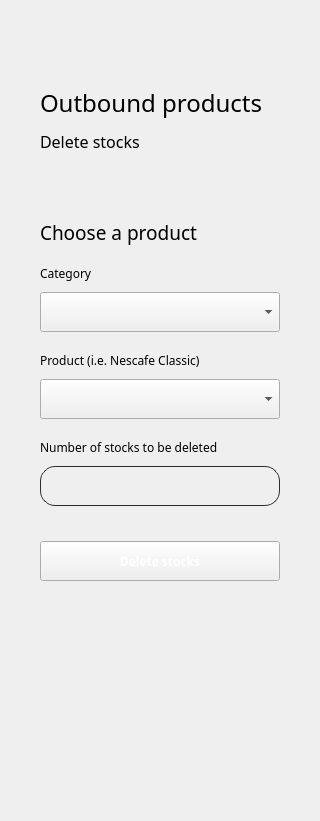
                <widget class="QWidget" name="page_3_outbound">
                 <layout class="QGridLayout" name="gridLayout_38">
                  <property name="leftMargin">
                   <number>0</number>
                  </property>
                  <property name="topMargin">
                   <number>40</number>
                  </property>
                  <property name="rightMargin">
                   <number>0</number>
                  </property>
                  <property name="bottomMargin">
                   <number>0</number>
                  </property>
                  <property name="spacing">
                   <number>0</number>
                  </property>
                  <item row="0" column="0">
                   <widget class="QWidget" name="widget_outbound" native="true">
                    <property name="minimumSize">
                     <size>
                      <width>0</width>
                      <height>0</height>
                     </size>
                    </property>
                    <layout class="QVBoxLayout" name="verticalLayout_120">
                     <property name="spacing">
                      <number>0</number>
                     </property>
                     <property name="leftMargin">
                      <number>0</number>
                     </property>
                     <property name="topMargin">
                      <number>0</number>
                     </property>
                     <property name="rightMargin">
                      <number>0</number>
                     </property>
                     <property name="bottomMargin">
                      <number>0</number>
                     </property>
                     <item alignment="Qt::AlignTop">
                      <widget class="QWidget" name="widget_outbound_header" native="true">
                       <property name="minimumSize">
                        <size>
                         <width>0</width>
                         <height>140</height>
                        </size>
                       </property>
                       <property name="maximumSize">
                        <size>
                         <width>16777215</width>
                         <height>140</height>
                        </size>
                       </property>
                       <layout class="QVBoxLayout" name="verticalLayout_121">
                        <property name="spacing">
                         <number>0</number>
                        </property>
                        <property name="leftMargin">
                         <number>40</number>
                        </property>
                        <property name="topMargin">
                         <number>40</number>
                        </property>
                        <property name="rightMargin">
                         <number>20</number>
                        </property>
                        <property name="bottomMargin">
                         <number>0</number>
                        </property>
                        <item>
                         <widget class="QLabel" name="label_39">
                          <property name="maximumSize">
                           <size>
                            <width>16777215</width>
                            <height>40</height>
                           </size>
                          </property>
                          <property name="font">
                           <font>
                            <family>Hauora ExtraBold</family>
                            <pointsize>18</pointsize>
                           </font>
                          </property>
                          <property name="text">
                           <string>Outbound products</string>
                          </property>
                         </widget>
                        </item>
                        <item>
                         <widget class="QLabel" name="label_40">
                          <property name="maximumSize">
                           <size>
                            <width>16777215</width>
                            <height>30</height>
                           </size>
                          </property>
                          <property name="font">
                           <font>
                            <family>Hauora</family>
                            <pointsize>12</pointsize>
                           </font>
                          </property>
                          <property name="text">
                           <string>Delete stocks</string>
                          </property>
                         </widget>
                        </item>
                        <item>
                         <spacer name="verticalSpacer_16">
                          <property name="orientation">
                           <enum>Qt::Vertical</enum>
                          </property>
                          <property name="sizeType">
                           <enum>QSizePolicy::Fixed</enum>
                          </property>
                          <property name="sizeHint" stdset="0">
                           <size>
                            <width>20</width>
                            <height>20</height>
                           </size>
                          </property>
                         </spacer>
                        </item>
                       </layout>
                      </widget>
                     </item>
                     <item>
                      <widget class="QStackedWidget" name="stackedWidget_outbound_selection">
                       <property name="currentIndex">
                        <number>0</number>
                       </property>
                       <widget class="QWidget" name="page_outbound">
                        <layout class="QGridLayout" name="gridLayout_36">
                         <property name="leftMargin">
                          <number>0</number>
                         </property>
                         <property name="topMargin">
                          <number>0</number>
                         </property>
                         <property name="rightMargin">
                          <number>0</number>
                         </property>
                         <property name="bottomMargin">
                          <number>0</number>
                         </property>
                         <property name="spacing">
                          <number>0</number>
                         </property>
                         <item row="0" column="0" alignment="Qt::AlignTop">
                          <widget class="QWidget" name="widget_outbound_selection" native="true">
                           <layout class="QVBoxLayout" name="verticalLayout_124">
                            <property name="spacing">
                             <number>20</number>
                            </property>
                            <property name="leftMargin">
                             <number>40</number>
                            </property>
                            <property name="topMargin">
                             <number>40</number>
                            </property>
                            <property name="rightMargin">
                             <number>40</number>
                            </property>
                            <property name="bottomMargin">
                             <number>40</number>
                            </property>
                            <item>
                             <widget class="QLabel" name="label_126">
                              <property name="minimumSize">
                               <size>
                                <width>0</width>
                                <height>25</height>
                               </size>
                              </property>
                              <property name="maximumSize">
                               <size>
                                <width>16777215</width>
                                <height>25</height>
                               </size>
                              </property>
                              <property name="font">
                               <font>
                                <family>Hauora ExtraBold</family>
                                <pointsize>14</pointsize>
                               </font>
                              </property>
                              <property name="text">
                               <string>Choose a product</string>
                              </property>
                             </widget>
                            </item>
                            <item>
                             <widget class="QWidget" name="widget_18" native="true">
                              <property name="maximumSize">
                               <size>
                                <width>16777215</width>
                                <height>67</height>
                               </size>
                              </property>
                              <layout class="QVBoxLayout" name="verticalLayout_125">
                               <property name="spacing">
                                <number>10</number>
                               </property>
                               <property name="leftMargin">
                                <number>0</number>
                               </property>
                               <property name="topMargin">
                                <number>0</number>
                               </property>
                               <property name="rightMargin">
                                <number>0</number>
                               </property>
                               <property name="bottomMargin">
                                <number>0</number>
                               </property>
                               <item>
                                <widget class="QLabel" name="label_127">
                                 <property name="minimumSize">
                                  <size>
                                   <width>0</width>
                                   <height>17</height>
                                  </size>
                                 </property>
                                 <property name="maximumSize">
                                  <size>
                                   <width>16777215</width>
                                   <height>17</height>
                                  </size>
                                 </property>
                                 <property name="font">
                                  <font>
                                   <family>Hauora</family>
                                   <pointsize>9</pointsize>
                                  </font>
                                 </property>
                                 <property name="text">
                                  <string>Category</string>
                                 </property>
                                </widget>
                               </item>
                               <item>
                                <widget class="QComboBox" name="comboBox_outbound_category">
                                 <property name="minimumSize">
                                  <size>
                                   <width>240</width>
                                   <height>40</height>
                                  </size>
                                 </property>
                                 <property name="maximumSize">
                                  <size>
                                   <width>400</width>
                                   <height>40</height>
                                  </size>
                                 </property>
                                 <property name="font">
                                  <font>
                                   <family>Hauora</family>
                                   <pointsize>9</pointsize>
                                  </font>
                                 </property>
                                 <property name="styleSheet">
                                  <string notr="true"/>
                                 </property>
                                 <property name="editable">
                                  <bool>false</bool>
                                 </property>
                                </widget>
                               </item>
                              </layout>
                             </widget>
                            </item>
                            <item>
                             <widget class="QWidget" name="widget_19" native="true">
                              <property name="maximumSize">
                               <size>
                                <width>16777215</width>
                                <height>67</height>
                               </size>
                              </property>
                              <layout class="QVBoxLayout" name="verticalLayout_126">
                               <property name="spacing">
                                <number>10</number>
                               </property>
                               <property name="leftMargin">
                                <number>0</number>
                               </property>
                               <property name="topMargin">
                                <number>0</number>
                               </property>
                               <property name="rightMargin">
                                <number>0</number>
                               </property>
                               <property name="bottomMargin">
                                <number>0</number>
                               </property>
                               <item>
                                <widget class="QLabel" name="label_128">
                                 <property name="minimumSize">
                                  <size>
                                   <width>0</width>
                                   <height>17</height>
                                  </size>
                                 </property>
                                 <property name="maximumSize">
                                  <size>
                                   <width>16777215</width>
                                   <height>17</height>
                                  </size>
                                 </property>
                                 <property name="font">
                                  <font>
                                   <family>Hauora</family>
                                   <pointsize>9</pointsize>
                                  </font>
                                 </property>
                                 <property name="text">
                                  <string>Product (i.e. Nescafe Classic)</string>
                                 </property>
                                </widget>
                               </item>
                               <item>
                                <widget class="QComboBox" name="comboBox_outbound_products">
                                 <property name="minimumSize">
                                  <size>
                                   <width>240</width>
                                   <height>40</height>
                                  </size>
                                 </property>
                                 <property name="maximumSize">
                                  <size>
                                   <width>400</width>
                                   <height>40</height>
                                  </size>
                                 </property>
                                 <property name="font">
                                  <font>
                                   <family>Hauora</family>
                                   <pointsize>9</pointsize>
                                  </font>
                                 </property>
                                 <property name="styleSheet">
                                  <string notr="true"/>
                                 </property>
                                 <property name="editable">
                                  <bool>false</bool>
                                 </property>
                                </widget>
                               </item>
                              </layout>
                             </widget>
                            </item>
                            <item>
                             <widget class="QWidget" name="widget_20" native="true">
                              <property name="maximumSize">
                               <size>
                                <width>16777215</width>
                                <height>67</height>
                               </size>
                              </property>
                              <layout class="QVBoxLayout" name="verticalLayout_127">
                               <property name="spacing">
                                <number>10</number>
                               </property>
                               <property name="leftMargin">
                                <number>0</number>
                               </property>
                               <property name="topMargin">
                                <number>0</number>
                               </property>
                               <property name="rightMargin">
                                <number>0</number>
                               </property>
                               <property name="bottomMargin">
                                <number>0</number>
                               </property>
                               <item>
                                <widget class="QLabel" name="label_129">
                                 <property name="minimumSize">
                                  <size>
                                   <width>0</width>
                                   <height>17</height>
                                  </size>
                                 </property>
                                 <property name="maximumSize">
                                  <size>
                                   <width>16777215</width>
                                   <height>17</height>
                                  </size>
                                 </property>
                                 <property name="font">
                                  <font>
                                   <family>Hauora</family>
                                   <pointsize>9</pointsize>
                                  </font>
                                 </property>
                                 <property name="text">
                                  <string>Number of stocks to be deleted</string>
                                 </property>
                                </widget>
                               </item>
                               <item>
                                <widget class="QLineEdit" name="lineEdit_outbound_stocks">
                                 <property name="minimumSize">
                                  <size>
                                   <width>240</width>
                                   <height>40</height>
                                  </size>
                                 </property>
                                 <property name="maximumSize">
                                  <size>
                                   <width>400</width>
                                   <height>40</height>
                                  </size>
                                 </property>
                                 <property name="font">
                                  <font>
                                   <family>Hauora</family>
                                   <pointsize>9</pointsize>
                                  </font>
                                 </property>
                                 <property name="styleSheet">
                                  <string notr="true">border-radius: 15px;
background-color: rgba(0,0,0,0);
border: 1px solid rgb(45, 45, 45);
padding-top: 4px;
padding-bottom: 4px;
padding-left: 8px;
padding-right: 8px;

</string>
                                 </property>
                                 <property name="text">
                                  <string/>
                                 </property>
                                </widget>
                               </item>
                              </layout>
                             </widget>
                            </item>
                            <item>
                             <widget class="QWidget" name="widget_outbound_action" native="true">
                              <property name="minimumSize">
                               <size>
                                <width>210</width>
                                <height>0</height>
                               </size>
                              </property>
                              <property name="maximumSize">
                               <size>
                                <width>400</width>
                                <height>55</height>
                               </size>
                              </property>
                              <layout class="QHBoxLayout" name="horizontalLayout_39">
                               <property name="spacing">
                                <number>10</number>
                               </property>
                               <property name="leftMargin">
                                <number>0</number>
                               </property>
                               <property name="topMargin">
                                <number>15</number>
                               </property>
                               <property name="rightMargin">
                                <number>0</number>
                               </property>
                               <property name="bottomMargin">
                                <number>0</number>
                               </property>
                               <item>
                                <widget class="QPushButton" name="pushButton_outbound_save">
                                 <property name="minimumSize">
                                  <size>
                                   <width>100</width>
                                   <height>40</height>
                                  </size>
                                 </property>
                                 <property name="maximumSize">
                                  <size>
                                   <width>400</width>
                                   <height>40</height>
                                  </size>
                                 </property>
                                 <property name="font">
                                  <font>
                                   <family>Hauora</family>
                                   <pointsize>9</pointsize>
                                   <bold>true</bold>
                                  </font>
                                 </property>
                                 <property name="cursor">
                                  <cursorShape>ArrowCursor</cursorShape>
                                 </property>
                                 <property name="layoutDirection">
                                  <enum>Qt::LeftToRight</enum>
                                 </property>
                                 <property name="styleSheet">
                                  <string notr="true">color: rgb(255, 255, 255);</string>
                                 </property>
                                 <property name="text">
                                  <string>Delete stocks</string>
                                 </property>
                                 <property name="iconSize">
                                  <size>
                                   <width>30</width>
                                   <height>30</height>
                                  </size>
                                 </property>
                                 <property name="checkable">
                                  <bool>true</bool>
                                 </property>
                                 <property name="autoExclusive">
                                  <bool>true</bool>
                                 </property>
                                </widget>
                               </item>
                              </layout>
                             </widget>
                            </item>
                            <item>
                             <spacer name="verticalSpacer_24">
                              <property name="orientation">
                               <enum>Qt::Vertical</enum>
                              </property>
                              <property name="sizeType">
                               <enum>QSizePolicy::Fixed</enum>
                              </property>
                              <property name="sizeHint" stdset="0">
                               <size>
                                <width>20</width>
                                <height>200</height>
                               </size>
                              </property>
                             </spacer>
                            </item>
                           </layout>
                          </widget>
                         </item>
                        </layout>
                       </widget>
                       <widget class="QWidget" name="page_accounts_viewall_3">
                        <layout class="QVBoxLayout" name="verticalLayout_122">
                         <property name="spacing">
                          <number>0</number>
                         </property>
                         <property name="leftMargin">
                          <number>0</number>
                         </property>
                         <property name="topMargin">
                          <number>0</number>
                         </property>
                         <property name="rightMargin">
                          <number>0</number>
                         </property>
                         <property name="bottomMargin">
                          <number>0</number>
                         </property>
                        </layout>
                       </widget>
                       <widget class="QWidget" name="page_accounts_edit_3">
                        <layout class="QGridLayout" name="gridLayout_37">
                         <property name="leftMargin">
                          <number>0</number>
                         </property>
                         <property name="topMargin">
                          <number>0</number>
                         </property>
                         <property name="rightMargin">
                          <number>0</number>
                         </property>
                         <property name="bottomMargin">
                          <number>0</number>
                         </property>
                         <property name="spacing">
                          <number>0</number>
                         </property>
                        </layout>
                       </widget>
                       <widget class="QWidget" name="pagee_3">
                        <property name="maximumSize">
                         <size>
                          <width>400</width>
                          <height>16777215</height>
                         </size>
                        </property>
                       </widget>
                      </widget>
                     </item>
                    </layout>
                   </widget>
                  </item>
                 </layout>
                </widget>
